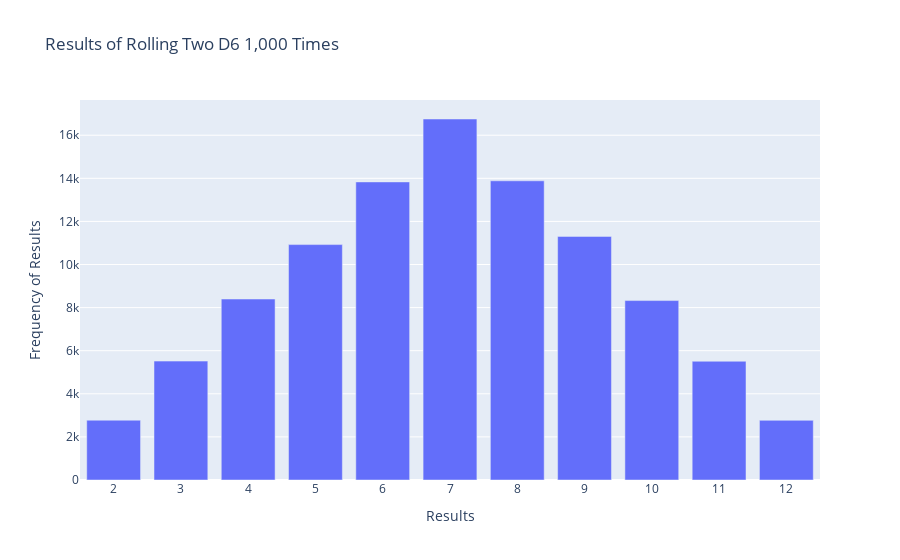

Notebook cell for this chart:
### Code cell
title = 'Results of Rolling Two D6 1,000 Times'
labels = {'x': 'Results', 'y': 'Frequency of Results'}
fig = px.bar(x=poss_result, y=frequencies, title=title, labels=labels)

fig.update_layout(xaxis_dtick=1)
# fig.write_html('dice_visual_d6d10.html')
fig.show()

### Figure 1 — Plotly figure (JSON) as saved in the notebook; plotly's stock layout.template omitted (floating-point values rounded to 4 significant figures)
{"data": [{"hovertemplate": "Results=%{x}<br>Frequency of Results=%{y}<extra></extra>", "legendgroup": "", "marker": {"color": "#636efa", "pattern": {"shape": ""}}, "name": "", "orientation": "v", "showlegend": false, "textposition": "auto", "type": "bar", "x": [2, 3, 4, 5, 6, 7, 8, 9, 10, 11, 12], "xaxis": "x", "y": [2775, 5518, 8399, 10925, 13833, 16753, 13885, 11305, 8327, 5511, 2769], "yaxis": "y"}], "layout": {"barmode": "relative", "legend": {"tracegroupgap": 0}, "title": {"text": "Results of Rolling Two D6 1,000 Times"}, "xaxis": {"anchor": "y", "domain": [0, 1], "dtick": 1, "title": {"text": "Results"}}, "yaxis": {"anchor": "x", "domain": [0, 1], "title": {"text": "Frequency of Results"}}}}
